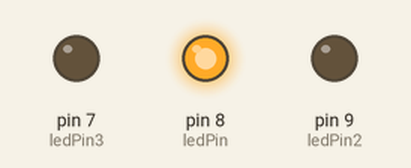
Bench run of a sketch on a simulated Arduino Uno, built with avr-gcc and run on an emulated ATmega328P. Parts: output pins drawn as LEDs (lit = HIGH).

Above: at 0.5 s.
At 6.0 s:
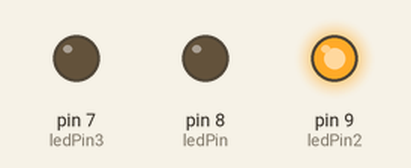
At 12.0 s:
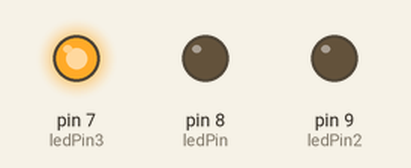
Timing chart, 0 to 16.9 s (numbered marks = the images above):
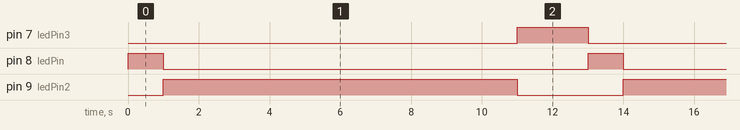

The sketch:

Farol.ino
```cpp
const int ledPin = 8; // Define o pino do LED vermelho
const int ledPin2 = 9;
const int ledPin3 = 7;

void setup() {
  pinMode(ledPin, OUTPUT); // Configura o pino do LED como saída
  pinMode(ledPin2, OUTPUT); // Configura o segundo pino do LED como saída
  pinMode(ledPin3, OUTPUT);
}

void loop() {
  digitalWrite(ledPin, HIGH); // Liga o LED vermelho 2
  delay(1000); // Espera 2 segundos
  digitalWrite(ledPin, LOW); // Desliga o LED vermelho 2
  digitalWrite(ledPin2, HIGH);
  delay(10000);
  digitalWrite(ledPin2, LOW);
  digitalWrite(ledPin3, HIGH);
  delay(2000);
  digitalWrite(ledPin3, LOW);
}
```

Measured:
- by itself, pin 7 (ledPin3): alternates HIGH for 2.0 s and LOW for 11.0 s
- by itself, pin 8 (ledPin): alternates HIGH for 1.0 s and LOW for 12.0 s
- by itself, pin 9 (ledPin2): alternates HIGH for 10.0 s and LOW for 3.0 s
